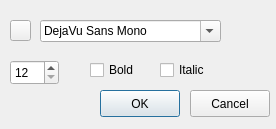
<?xml version="1.0" encoding="UTF-8"?>
<ui version="4.0">
 <class>SelectFont</class>
 <widget class="QDialog" name="SelectFont">
  <property name="geometry">
   <rect>
    <x>0</x>
    <y>0</y>
    <width>276</width>
    <height>129</height>
   </rect>
  </property>
  <property name="windowTitle">
   <string>Select Font</string>
  </property>
  <widget class="QFontComboBox" name="fontComboBox">
   <property name="geometry">
    <rect>
     <x>40</x>
     <y>20</y>
     <width>181</width>
     <height>22</height>
    </rect>
   </property>
   <property name="currentFont">
    <font>
     <family>DejaVu Sans Mono</family>
    </font>
   </property>
  </widget>
  <widget class="QPushButton" name="okPushButton">
   <property name="geometry">
    <rect>
     <x>100</x>
     <y>90</y>
     <width>80</width>
     <height>27</height>
    </rect>
   </property>
   <property name="text">
    <string>OK</string>
   </property>
  </widget>
  <widget class="QPushButton" name="cancelPushButton">
   <property name="geometry">
    <rect>
     <x>190</x>
     <y>90</y>
     <width>80</width>
     <height>27</height>
    </rect>
   </property>
   <property name="text">
    <string>Cancel</string>
   </property>
  </widget>
  <widget class="QPushButton" name="fontColorPushButton">
   <property name="geometry">
    <rect>
     <x>10</x>
     <y>20</y>
     <width>21</width>
     <height>21</height>
    </rect>
   </property>
   <property name="text">
    <string/>
   </property>
  </widget>
  <widget class="QCheckBox" name="boldCheckBox">
   <property name="geometry">
    <rect>
     <x>90</x>
     <y>60</y>
     <width>51</width>
     <height>20</height>
    </rect>
   </property>
   <property name="text">
    <string>Bold</string>
   </property>
  </widget>
  <widget class="QCheckBox" name="italicCheckBox">
   <property name="geometry">
    <rect>
     <x>160</x>
     <y>60</y>
     <width>51</width>
     <height>20</height>
    </rect>
   </property>
   <property name="text">
    <string>Italic</string>
   </property>
  </widget>
  <widget class="QSpinBox" name="sizeSpinBox">
   <property name="geometry">
    <rect>
     <x>10</x>
     <y>60</y>
     <width>49</width>
     <height>25</height>
    </rect>
   </property>
   <property name="minimum">
    <number>12</number>
   </property>
  </widget>
 </widget>
 <resources/>
 <connections>
  <connection>
   <sender>okPushButton</sender>
   <signal>clicked()</signal>
   <receiver>SelectFont</receiver>
   <slot>accept()</slot>
   <hints>
    <hint type="sourcelabel">
     <x>130</x>
     <y>69</y>
    </hint>
    <hint type="destinationlabel">
     <x>53</x>
     <y>42</y>
    </hint>
   </hints>
  </connection>
  <connection>
   <sender>cancelPushButton</sender>
   <signal>clicked()</signal>
   <receiver>SelectFont</receiver>
   <slot>reject()</slot>
   <hints>
    <hint type="sourcelabel">
     <x>250</x>
     <y>67</y>
    </hint>
    <hint type="destinationlabel">
     <x>289</x>
     <y>26</y>
    </hint>
   </hints>
  </connection>
 </connections>
</ui>
